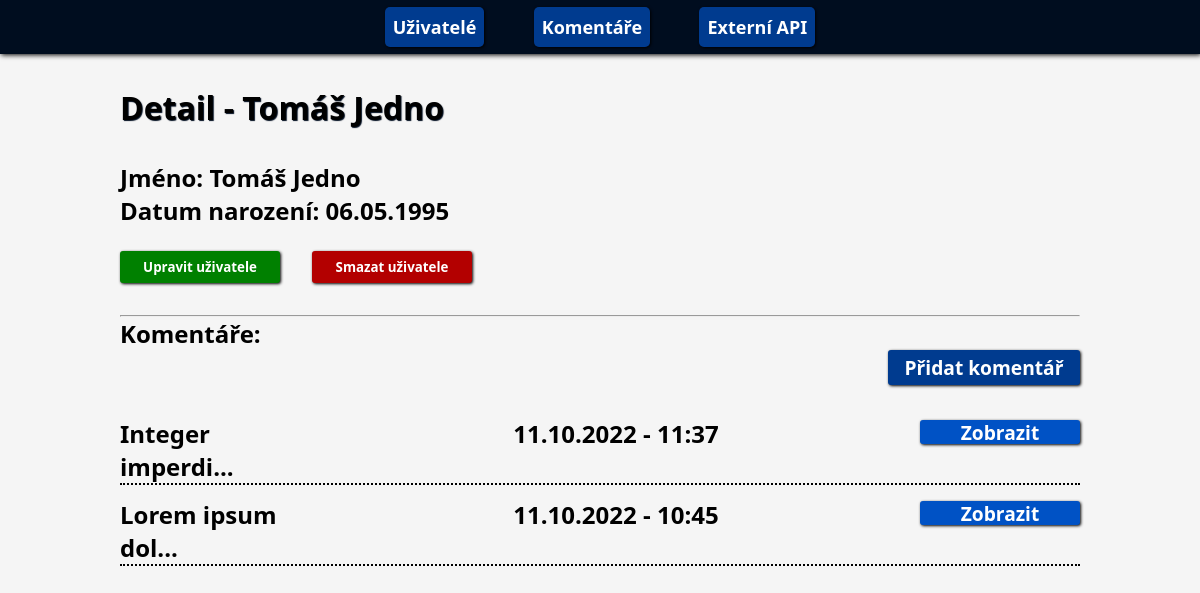
/3/detail_uzivatele/, run on the app's committed database.
### sprava/models.py (models this page shows, shortened)
class Uzivatel(models.Model):
    jmeno = models.CharField(max_length=20,verbose_name = "Jméno")
    datum_narozeni = models.DateField(verbose_name = "Datum narození")
    class Meta:
     verbose_name = "Uživatel"
     verbose_name_plural = "Uživatelé"

class Komentare(models.Model):
    uzivatel = models.ForeignKey(Uzivatel, verbose_name = "Uživatel", on_delete = models.CASCADE)
    datum = models.DateTimeField(auto_now_add=True)
    obsah = models.TextField()
    class Meta:
     verbose_name = "Komentář"
     verbose_name_plural = "Komentáře"

### sprava/views.py (the view, shortened to what this page needs)
# urls.py: path("<int:pk>/detail_uzivatele/",views.DetailUzivatel.as_view(),name="DetailUzivatele"),
class DetailUzivatel(generic.DetailView,generic.ListView):
    model = Uzivatel
    template_name = "sprava/detail_uzivatele.html"
    def get(self,request,pk):
        try:
            uzivatel = self.get_object()
        except:
            return redirect("index")
        list_komentaru = Komentare.objects.all().order_by("-id")
        muj_list = []
        for komentar in list_komentaru:
            if uzivatel.id == komentar.uzivatel.id:
                komentar.datum = komentar.datum.strftime("%d.%m.%Y - %H:%M")
                if len(komentar.obsah) > 15:
                    komentar.obsah = komentar.obsah[:15] + "..."
                muj_list.append(komentar)
        if len(muj_list) == 0:
            muj_list = None
        datum_narozeni = uzivatel.datum_narozeni.strftime("%d.%m.%Y")
        return render(request,self.template_name,{"uzivatel":uzivatel,"datum":datum_narozeni,"list":muj_list})

### sprava/templates/sprava/detail_uzivatele.html (shortened to what this page needs)
{% extends "base.html" %}
{% block content %}
<h1>Detail - {{uzivatel.jmeno}}</h1>
<h2>Jméno: {{uzivatel.jmeno}}</h2>
<h2>Datum narození: {{datum}}</h2>
<form method="POST">
    <div class="tlacitka"><button name="upravit" class="edit">Upravit uživatele</button> <button name="smazat" class="smaz">Smazat uživatele</button></div>
    <hr>
    <h2>Komentáře:</h2>
    <div class="zalozeni"><button name="pridat_komentar" class="vytvor">Přidat komentář</button></div>
    {% for i in list %}
    <div class="uzivatele">
        <div class="zarovnani">{{i.obsah}}</div>
        {{i.datum}}
        <a href={% url "DetailKomentare" i.id %} class="zobraz">Zobrazit</a>
    </div>
    {% endfor %}
</form>
{% endblock %}

### sprava/static/css/style.css (style rules this page uses)
* { margin: 0; padding: 0; box-sizing: border-box; font-family: system-ui, -apple-system, BlinkMacSystemFont, 'Segoe UI', Roboto, Oxygen, Ubuntu, Cantarell, 'Open Sans', 'Helvetica Neue', sans-serif; }
body { background-color: whitesmoke; }
h1 { margin-bottom: 1em; text-shadow: 1px 1px 1px rgb(0, 13, 31); }
.zarovnani { width: 20%; }
.uzivatele { display: flex; flex-direction: row; border-bottom: 2px black dotted; width: 100%; font-size: 1.5rem; font-weight: bold; margin-bottom: 0.8rem; justify-content: space-between; }
.tlacitka { display: flex; flex-direction: row; margin-top: 1.5rem; }
.zalozeni { display: flex; flex-direction: row; justify-content: flex-end; }
.vytvor,.zobraz,.edit,.smaz,.uloz,.zpet { display: flex; flex-direction: row; justify-content: center; background-color: rgb(0, 59, 143); width: 10rem; height: 2rem; border-radius: 3px; border: none; box-shadow: 1px 1px 3px black; font-weight: bold; align-items: center; text-decoration: none; color: white; margin-bottom: 2rem; }
.vytvor { font-size: 1.2rem; width: 12rem; height: 2.2rem; }
.edit { background-color: green; }
.smaz { margin-left: 2rem; background-color: rgb(179, 0, 0); }
.zobraz { margin-bottom: 0; margin-top: 0.2rem; background-color: rgb(0, 82, 197); font-size: 1.2rem; height: 1.5rem; }

### data on the page
Uzivatel: jmeno "Tomáš Jedno"
Komentare: obsah "Integer imperdi...", datum "11.10.2022 - 11:37"
Komentare: obsah "Lorem ipsum dol...", datum "11.10.2022 - 10:45"

### other printed values
{{ datum }} "06.05.1995"
